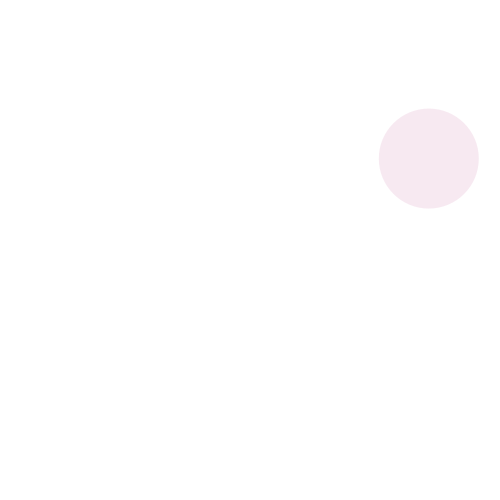
Frame 1 (no input)
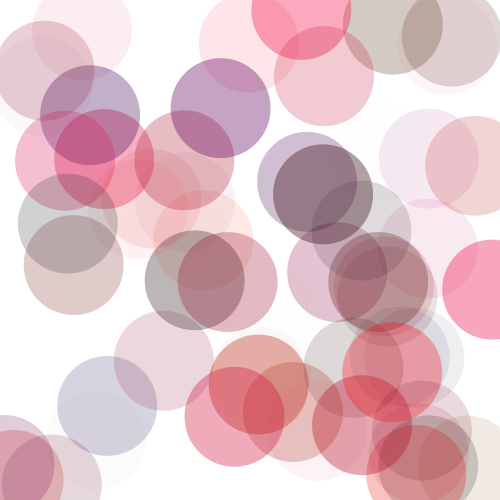
Frame 60 (the mouse pressed at the canvas centre just before this capture)
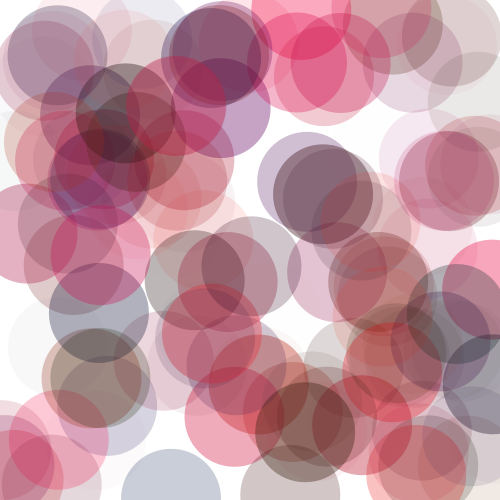
Frame 120 (the mouse held since frame 60 and released just before this capture)

The Processing sketch that drew these frames (run headless with seeded random() and noise(); from frame 60 on, the mouse is pressed at the canvas centre):

// Processing sketch: processing_60140
// ── processing_60140.pde

float r;
float g;
float b;
float a;

float diam;
float x;
float y;
float width;
float height;

void setup () {
  size (500,500);
  background (255);
  
}


void draw () {
  
  r = random(255);
  g = random(50);
  b = random(100);
  a = random(100);
  
  x = random(500);
  y = random(500);
  width = random(150);
  height = random(150);
  
  
  fill (r,g,b,a);
  noStroke();
  ellipse(x,y,100,100);
  
}
